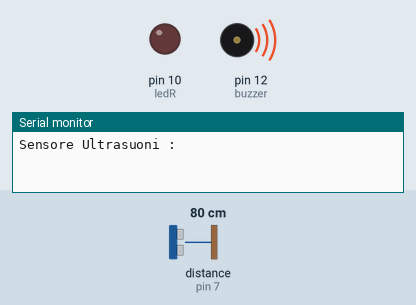
Recording of a sketch running on a simulated Arduino Uno, built with avr-gcc and run on an emulated ATmega328P. On the bench: output pins drawn as LEDs (lit = HIGH), buzzer (waves = sounding, pin HIGH), the last lines printed to the serial monitor. Wiring (inferred from the names in the program): ultrasonic range finder: trigger pin 6; echo pin 7. Inputs (shaded band) come from the test bench; at power-on: distance to the obstacle (sensor on pin 7) 80 cm. The echo pulse lasts 58.3 µs per cm; pins used as bus, display or sensor lines are not drawn.

Above: at 0.3 s.
At 1.0 s:
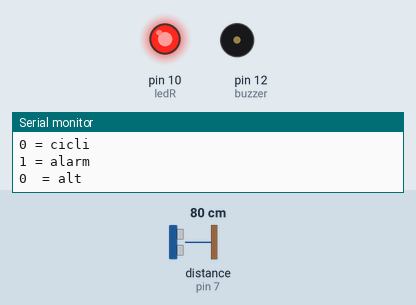
At 6.36 s:
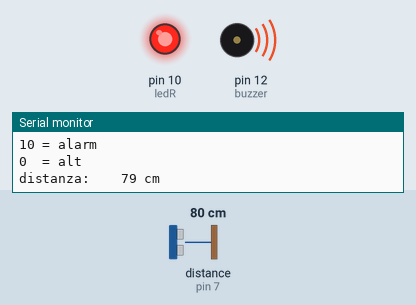
At 13.7 s:
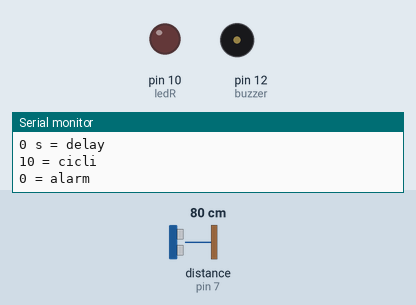
Timing chart, 0 to 40.0 s (numbered marks = the images above):
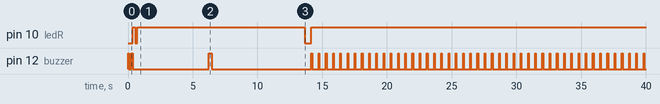

The sketch:

sketch_VI_BE_TV_.ino
```cpp
//Progetto VI.BE.TV
//Acquisizione dati da modulo sensore ultrasuoni per gestire sistema allerta e comando IR

//COMPONENTI:
//Arduino Uno
//sensore HC-SR04
//led rosso
//buzzer

//Librerie
#include <IRremote.h> //Libreria controllo IR

//Dichiarazioni
IRsend irsend;
unsigned int powerOn[68] = {4600,4350,700,1550,650,1550,650,1600,650,450,650,450,650,450,650,450,700,400,700,1550,650,1550,650,1600,650,450,650,450,650,450,700,450,650,450,650,450,650,1550,700,450,650,450,650,450,650,450,650,450,700,400,650,1600,650,450,650,1550,650,1600,650,1550,650,1550,700,1550,650,1550,650};
const int triggerPort = 6; //Trigger Ultrasuoni
const int echoPort = 7; //Echo Ultrasuoni
const int buzzer = 12; //buzzer
const int ledR = 10; //led rosso (1,8V) - utilizzata resistenza 330K
int led = 0; //variabile per controllo led iniziale
int alert = 0; //variabile controllo allarmi
int alt = 0; //variabile controllo riattivazione
int temp = 5000; //variabile controllo delay ultrasuoni
const int Bar0 = 200; //limite MAX ultrasuoni
const int Bar1 = 150; //limite INT ultrasuoni
const int Bar2 = 80;  //limite MIN ultrasuoni

//Inizializzazione
void setup()
{
  pinMode(buzzer, OUTPUT);
  pinMode(triggerPort, OUTPUT);
  pinMode(echoPort, INPUT);
  pinMode(ledR, OUTPUT);
  Serial.begin(9600);
  Serial.println( "Sensore Ultrasuoni :  ");
}

//Programma
void loop()
{
  if (led == 0)
    {
     boot (200);
    }

  ////////////////LANCIO ECO TRIGGER////////
  /////////////////////////////////////////
  //porta bassa l'uscita del trigger
  digitalWrite( triggerPort, LOW );
  //invia un impulso di 10microsec su trigger
  digitalWrite( triggerPort, HIGH );
  delayMicroseconds( 10 );
  digitalWrite( triggerPort, LOW );

  //calcolo distanza
  long durata = pulseIn( echoPort, HIGH );
  long distanza = 0.034 * durata / 2;

  //dopo 38ms è fuori dalla portata del sensore
  if( durata > 38000 )
    {
      Serial.println("Fuori portata   ");
    }
    else
    {
      Serial.print("distanza:    ");
      Serial.print(distanza);
      Serial.println(" cm     ");
    }
  ////////FINE ECO TRIGGER//////////////////
  /////////////////////////////////////////

  if (distanza > Bar0)
   {
      digitalWrite(ledR, LOW );
      alert = 0;
      temp = 5000;
      if (alt==1)
        {
          beep(100);
          delay(50);
          beep(50);
          alt =0;
          segnaleIR();
          delay(10000);
        }
    }

  if (distanza > Bar1 && distanza < Bar0)
    {
      digitalWrite(ledR, LOW );
      alert = 0;
      temp = 3000;
      if (alt==1)
        {
          beep(100);
          delay(50);
          beep(50);
          alt =0;
          segnaleIR();
          delay(10000);
        }
    }

  if (distanza > Bar2 && distanza < Bar1)
    {
      digitalWrite(ledR, LOW );
      alert = 0;
      temp = 2000;
      if (alt==1)
        {
          beep(100);
          delay(50);
          beep(50);
          alt =0;
          segnaleIR();
          delay(10000);
        }
    }

  if (distanza < Bar2)
    {
      digitalWrite(ledR, HIGH );
      alert = alert +1;
      temp = 500;
      if (alt==1) beep(50);
      if (alert>10 & alt==0)
        {
          beep(250);
          segnaleIR();
          alert = 0;
          alt = 1;
          delay(5000);
          digitalWrite(ledR, LOW );
        }
    }


  Serial.print(temp/1000);
  Serial.println(" s = delay     ");
  Serial.print(led);
  Serial.println(" = cicli     ");
  Serial.print(alert);
  Serial.println(" = alarm     ");
  Serial.print(alt);
  Serial.println("  = alt     ");
  led = led +1;
  delay(temp);

}


void segnaleIR()
  {
    delay(1000);
    irsend.sendRaw(powerOn,68,38);
    delay(100);
    irsend.sendRaw(powerOn,68,38);
    delay(100);
    irsend.sendRaw(powerOn,68,38);
    delay(100);
    irsend.sendRaw(powerOn,68,38);
    delay(100);
    irsend.sendRaw(powerOn,68,38);
    delay(100);
    irsend.sendRaw(powerOn,68,38);
    delay(100);
    irsend.sendRaw(powerOn,68,38);
    delay(100);
    Serial.println("<---- SEGNALE INFRAROSSO INVIATO");
  }


void beep(unsigned char delayms)
  {
    analogWrite(buzzer, 200);      // Almost any value can be used except 0 and 255
    delay(delayms);          // wait for a delayms ms
    analogWrite(buzzer, 0);       // 0 turns it off
  }


void boot(unsigned char delayms)
  {
  beep(50);
  delay(delayms);
  beep(100);
  digitalWrite(ledR, HIGH );
  delay(delayms);
  digitalWrite(ledR, LOW );
  delay(delayms-50);
  digitalWrite(ledR, HIGH );
  delay(delayms);
  digitalWrite(ledR, LOW );
  Serial.println( "--> Inizializzato ");
  }
```

Measured:
- by itself, pin 10 (ledR): goes HIGH 0.20 s, LOW 0.15 s, HIGH 13.0 s, LOW 0.51 s, then HIGH
